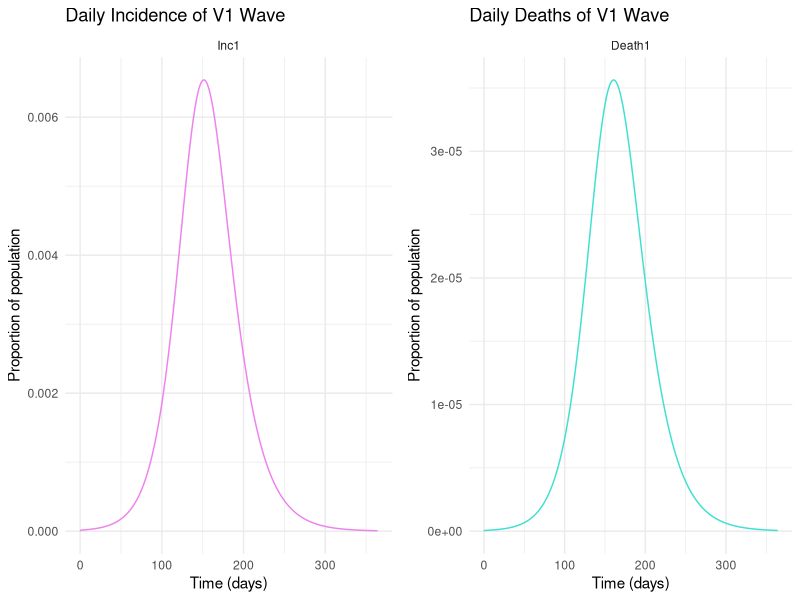
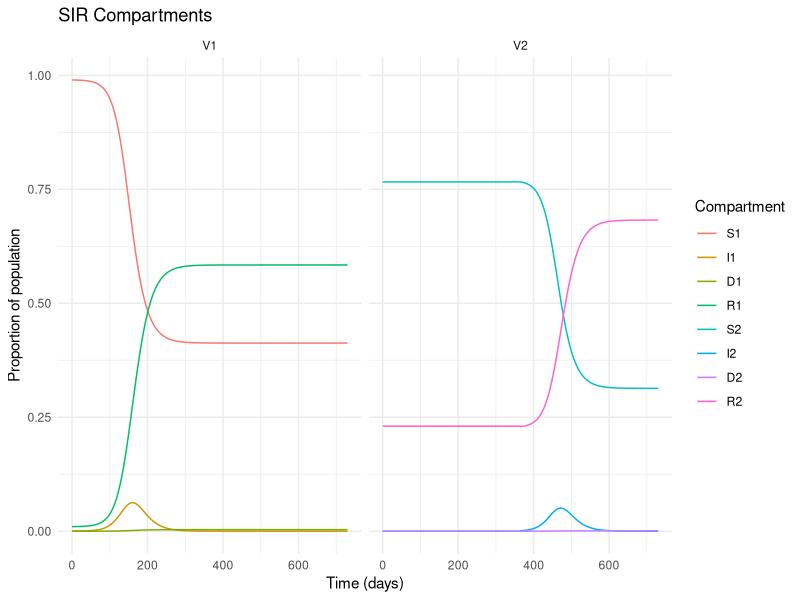
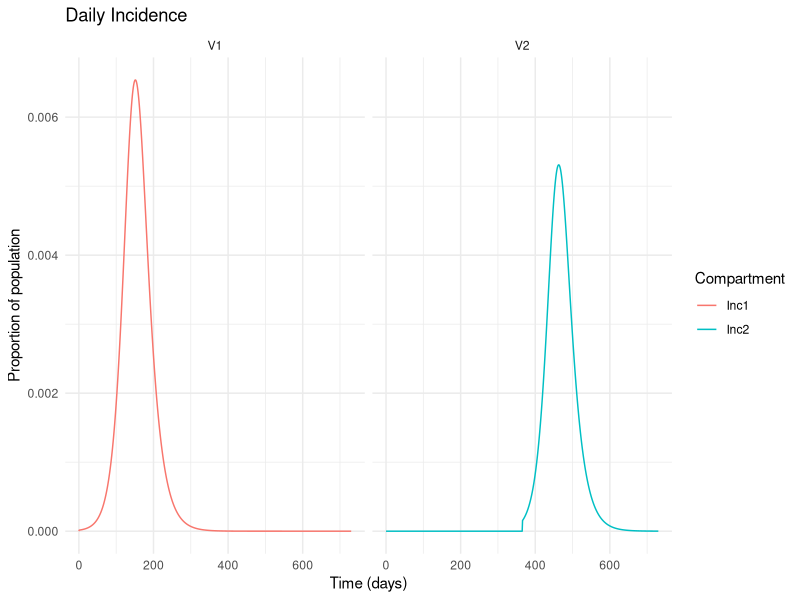
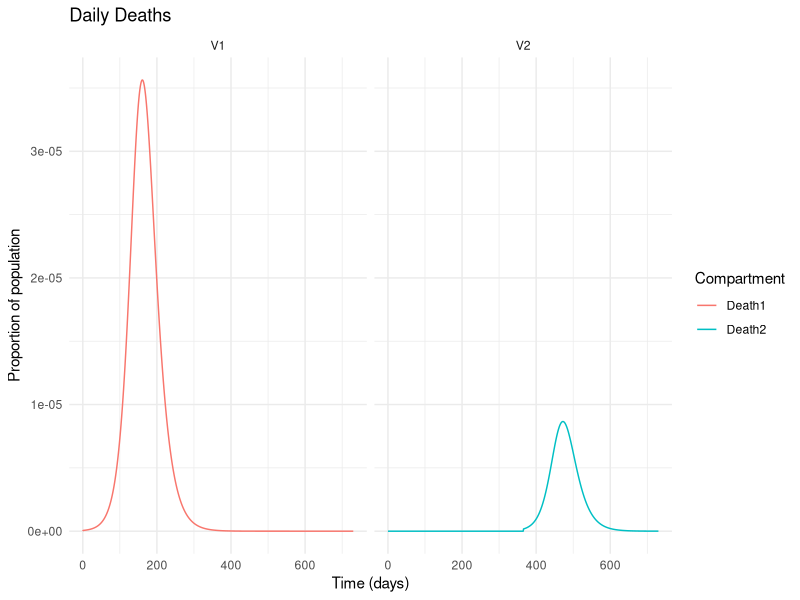
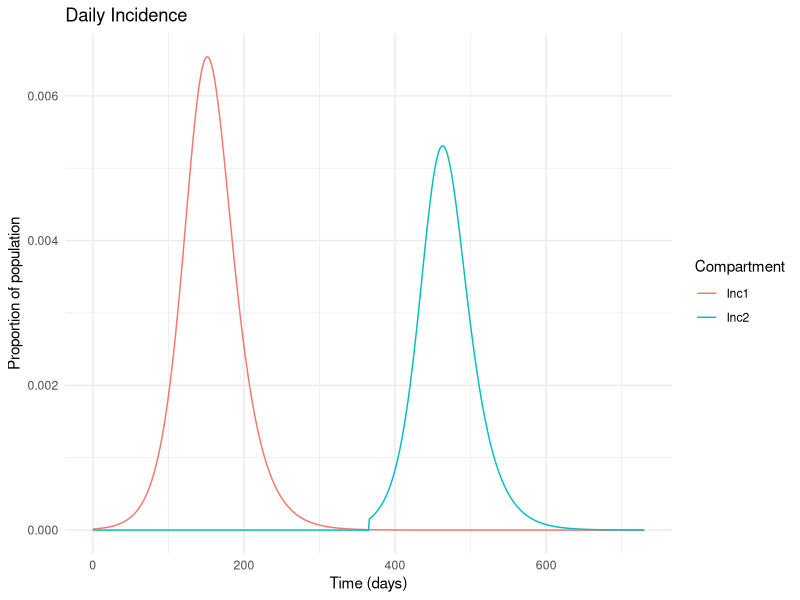
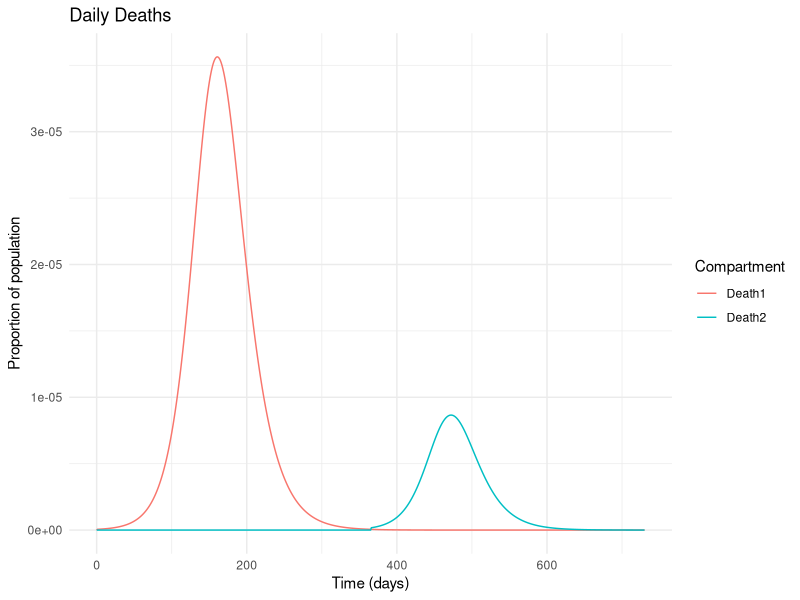
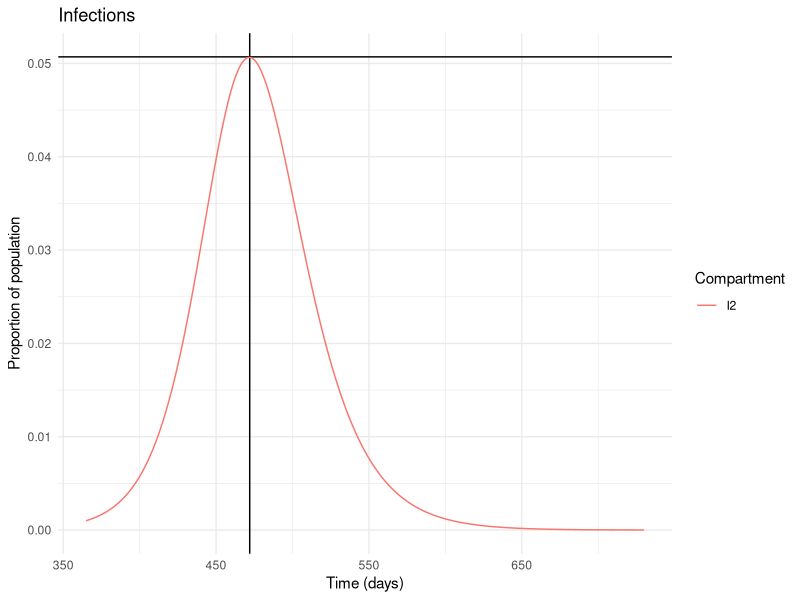
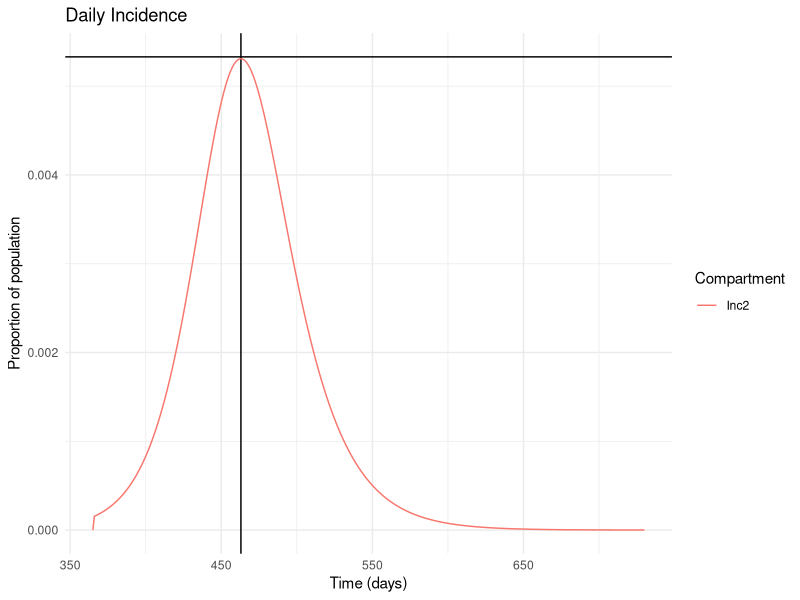

Write R code to recreate these figures, in order.
# Setup ####

library(deSolve)
library(tidyverse)
library(gridExtra)

# Parameters V1 ####
R0 <- 0.3*5.08 # Reproductive number of V1
gamma1 <- 1/10 # Latent rate of V1
mu1 <- 0.0057 # Proportion of infected individuals that die from V1
beta1 <- R0 * gamma1 * (1 - mu1) # Transmission rate of V1
rho_init <- 0.01 # proportion vaccinated against V1 before V1 wave
rho <- 0.05 # Proportion of population vaccinated against V1 after V1 wave
i2 <- 0.001 # Proportion of population infected with V2 when it is first detected
v2_day <-365 # Day on which V2 first detected
phia <- 1.3 # Degree to which V2 is more transmissible than V1
phib <- 1 # Degree to which latent rate of V2 is higher than V1
phic <- 0.325 # Degree to which V2 is a V1 vaccine escape
phid <- 0.3 # Degree to which V2 is more virulent than V1
phie <- 0.335 # What proportion of individuals recovered from V1 are immune to V2
time_stop <- 730 # Total days in model

col_infections <- "violet"
col_deaths <- "turquoise"

parameters <- c(
  beta1 <- beta1,
  gamma1 <- gamma1,
  phia <- phia,
  phib <- phib,
  phic <- phic,
  phid <- phid,
  phie <- phie,
  mu1 <- mu1,
  rho_init <- rho_init,
  rho <- rho,
  i2 <- i2,
  v2_day <- v2_day,
  time_stop <- time_stop
)

# Times V1 ####

time_start1 <- 0
time_stop1 <- time_stop
deltat1 <- 1
tps1 <- seq(time_start1, time_stop1, by=deltat1)


# Times V2 ####

time_start2 <- v2_day
time_stop2 <- time_stop
deltat2 <- 1
tps2 <- seq(time_start2, time_stop2, by=deltat2)

# Initial conditions V1 ####

S1_0 <- 1 - rho_init
I1_0 <- 0.0001
D1_0 <- 0
R1_0 <- rho_init
CInc1_0 <- 0
init1 <- c(S1 = S1_0, I1 = I1_0, D1 = D1_0, R1 = R1_0, CInc1 = CInc1_0)

# Define model V1 ####

covid_V1 <- function(time,state,parameters){
  with(as.list(c(state,parameters)),{
    dS1 <- - beta1 * S1 * I1
    dI1 <- beta1 * S1 * I1 - gamma1 * (1 - mu1) * I1 - gamma1 * mu1 * I1
    dD1 <- mu1 * gamma1 * I1
    dR1 <- (1 - mu1) * gamma1 * I1
    dCInc1 <- beta1 * S1 * I1
    
    return(list(c(dS1,dI1,dD1,dR1,dCInc1)))
  }
  )
}



# Define model V2 ####

covid_V2 <- function(time,state,parameters){
  with(as.list(c(state,parameters)),{
    
    beta2 <- phia * beta1
    gamma2 <- phib * gamma1
    mu2 <- phid * mu1
    
    dS2 <- - beta2 * S2 * I2
    dI2 <- beta2 * S2 * I2 - gamma2 * I2
    dD2 <- mu2 * gamma2 * I2
    dR2 <- (1 - mu2) * gamma2 * I2
    dCInc2 <- beta2 * S2 * I2
    
    return(list(c(dS2,dI2,dD2,dR2,dCInc2)))
  }
  )
}

# Run model 1 ####

out1 <- as.data.frame(ode(y=init1, times=tps1, func = covid_V1, parms = parameters))

# Initial conditions V2 ####

S2_0 <- 1 - rho*(1 - phic) - i2 - out1[v2_day,4] - phie*out1[v2_day,5]
I2_0 <- i2
D2_0 <- 0
R2_0 <- rho*(1 - phic) + phie*out1[v2_day,5]
CInc2_0 <- 0
init2 <- c(S2 = S2_0, I2 = I2_0, D2 = D2_0, R2 = R2_0, CInc2 = CInc2_0)


# Run model 2 and manipulate data ####

out2_growth <- ode(y=init2, times=tps2, func = covid_V2, parms = parameters)

out2_initial1 <- matrix(0:(v2_day-1), nrow=v2_day, ncol=1)
colnames(out2_initial1) <- c("time")

out2_initial2 <- matrix(rep((1 - rho*(1 - phic) - i2 - out1[time_stop,4] - phie*out1[time_stop,5]),v2_day), nrow=v2_day, ncol=1)
colnames(out2_initial2) <- c("S2")

out2_initial3 <- matrix(rep(0,v2_day), nrow = v2_day, ncol=1)
colnames(out2_initial3) <- c("I2")

out2_initial4 <- matrix(rep(0,v2_day), nrow = v2_day, ncol=1)
colnames(out2_initial4) <- c("D2")

out2_initial5 <- matrix(rep((rho*(1 - phic) + i2 + phie*out1[time_stop,5]),v2_day), nrow=v2_day, ncol=1)
colnames(out2_initial5) <- c("R2")

out2_initial6 <- matrix(rep(0,v2_day), nrow = v2_day, ncol=1)
colnames(out2_initial6) <- c("CInc2")

out2_initial <- cbind(out2_initial1,out2_initial2,out2_initial3,out2_initial4,out2_initial5,out2_initial6)
tail(out2_initial)

out2_combined <- rbind(out2_initial,out2_growth)

out2 <- as.data.frame(out2_combined)

out <- merge(out1,out2,by="time")

output <- as_tibble(out) %>% 
  mutate(P1 = S1+I1+D1+R1,
         P2 = S2+I2+D2+R2,
         Inc1 = c(0, diff(CInc1)),
         Inc2 = c(0, diff(CInc2)),
         Death1 = c(0, diff(D1)),
         Death2 = c(0, diff(D2))) %>% 
  pivot_longer(names_to = "variable", cols = !1) %>% 
  mutate(variant = ifelse(str_ends(variable, "2"), "V2", "V1")
  )

# V1 plots ####

plot1 <- output %>% 
  filter(variable %in% c("Inc1"), time<v2_day,) %>% 
  group_by(variable) %>%
  ggplot()+
  geom_line(aes(x = time, y=value, colour = as_factor(variable)),colour=col_infections)+
  theme_minimal() +
  labs(title = "Daily Incidence of V1 Wave", x=('Time (days)'), y =("Proportion of population"), colour="Compartment") +
  facet_wrap(~variable)

plot2 <- output %>% 
  filter(variable %in% c("Death1"), time<v2_day,) %>% 
  group_by(variable) %>%
  ggplot()+
  geom_line(aes(x = time, y=value, colour = as_factor(variable)),colour=col_deaths)+
  theme_minimal() +
  labs(title = "Daily Deaths of V1 Wave", x=('Time (days)'), y =("Proportion of population"), colour="Compartment") +
  facet_wrap(~variable)

grid.arrange(plot1, plot2, ncol=2)

# Other compartment plots ####

output %>% 
  filter(variable %in% c("S1", "I1", "D1", "R1", "S2", "I2", "D2", "R2")) %>% 
  group_by(variable) %>%
  ggplot()+
  geom_line(aes(x = time, y=value, colour = as_factor(variable)))+
  theme_minimal() +
  labs(title = "SIR Compartments", x=('Time (days)'), y =("Proportion of population"), colour="Compartment") +
  facet_wrap(~variant)

output %>% 
  filter(variable %in% c("Inc1", "Inc2")) %>% 
  group_by(variable) %>%
  ggplot()+
  geom_line(aes(x = time, y=value, colour = as_factor(variable)))+
  theme_minimal() +
  labs(title = "Daily Incidence", x=('Time (days)'), y =("Proportion of population"), colour="Compartment") +
  facet_wrap(~variant)

output %>% 
  filter(variable %in% c("Death1", "Death2")) %>% 
  group_by(variable) %>%
  ggplot()+
  geom_line(aes(x = time, y=value, colour = as_factor(variable)))+
  theme_minimal() +
  labs(title = "Daily Deaths", x=('Time (days)'), y =("Proportion of population"), colour="Compartment") +
  facet_wrap(~variant)

output %>% 
  filter(variable %in% c("Inc1", "Inc2")) %>% 
  group_by(variable) %>%
  ggplot()+
  geom_line(aes(x = time, y=value, colour = as_factor(variable)))+
  theme_minimal() +
    labs(title = "Daily Incidence", x=('Time (days)'), y =("Proportion of population"), colour="Compartment")# +

output %>% 
  filter(variable %in% c("Death1", "Death2")) %>% 
  group_by(variable) %>%
  ggplot()+
  geom_line(aes(x = time, y=value, colour = as_factor(variable)))+
  theme_minimal() +
  labs(title = "Daily Deaths", x=('Time (days)'), y =("Proportion of population"), colour="Compartment")


# Gathering results ####

output %>% 
  filter(variable %in% c("I2")) %>% 
  group_by(variable) %>%
  ggplot()+
  xlim(v2_day,time_stop) +
  geom_vline(xintercept=v2_day+107) +
  geom_hline(yintercept=0.0507) +
  geom_line(aes(x = time, y=value, colour = as_factor(variable)))+
  theme_minimal() +
  labs(title = "Infections", x=('Time (days)'), y =("Proportion of population"), colour="Compartment")

output %>% 
  filter(variable %in% c("Inc2")) %>% 
  group_by(variable) %>%
  ggplot()+
  geom_vline(xintercept=v2_day+98) +
  geom_hline(yintercept=0.00533) +
  xlim(v2_day,time_stop) +
  geom_line(aes(x = time, y=value, colour = as_factor(variable)))+
  theme_minimal() +
  labs(title = "Daily Incidence", x=('Time (days)'), y =("Proportion of population"), colour="Compartment")

tail(out2_growth)

# *BEWARE - CAN BE LONG TO RUN* Sensitivity analysis - all five parameters on INFECTIONS ####

phia_vector<-seq(0.75,3.4,by=0.6625) 
phib_vector<-seq(1,1,by=1) 
phic_vector<-seq(0.5,0.875,by=0.09375) 
phid_vector<-seq(0.1,2,by=0.475) 
phie_vector<-seq(0.17,0.5,by=0.0825) 

result3<-matrix(0,nrow = 1,ncol = 7)
colnames(result3)<-c("time","I","phic","phia","phid","phib","phie")
result3<-as.data.frame(result3)
for (m in 1:length(phie_vector)){
  for(l in 1:length(phib_vector)){
    for (k in 1:length(phid_vector)){
      for (j in 1:length(phia_vector)){
        for (i in 1:length(phic_vector)){
          parameters["phic"]<-phic_vector[i]
          parameters["phia"]<-phia_vector[j]
          parameters["phid"]<-phid_vector[k]
          parameters["phib"]<-phib_vector[l]
          parameters["phie"]<-phie_vector[m]
          
          S2_0 <- 1 - rho*(1 - phic_vector[i]) - i2 - out1[v2_day,4] - phie_vector[m]*out1[v2_day,5]
          I2_0 <- i2
          D2_0 <- 0
          R2_0 <- rho*(1 - phic_vector[i]) + phie_vector[m]*out1[v2_day,5]
          CInc2_0 <- 0
          init2 <- c(S2 = S2_0, I2 = I2_0, D2 = D2_0, R2 = R2_0, CInc2 = CInc2_0)
          
          out_aux <- ode(y = init2, times = tps2, func = covid_V2, parms = parameters) 
          
          aux_mat<-cbind(out_aux[,c(1,3)],rep(phic_vector[i],length(tps2)), rep(phic_vector[j],length(tps2)), rep(phic_vector[k],length(tps2)), rep(phic_vector[l],length(tps2)), rep(phic_vector[m],length(tps2)))

          colnames(aux_mat)<-c("time","I","phic","phia","phid","phib","phie")
          result3<-rbind(result3,aux_mat)
        }
      }
    }
  }
}

result3 <- pivot_longer(result3, names_to="phi", cols=3:7 )



p13 <- out1 %>% 
  ggplot() +
  geom_line(aes(x=time,y=I1),colour=col_infections) +
  xlim(0,v2_day) + 
  ylim(0,0.4) +
  theme_minimal() +
  labs(title = "V1 Infections", x=('Time (days)'), y="Proportion of population")

p14 <- result3 %>% 
  ggplot() +
  geom_line(aes(x=time,y=I),colour=col_infections) +
  xlim(v2_day,time_stop) +
  ylim(0,0.4) +
  theme_minimal() +
  labs(title = "V2 Infections", x=('Time (days)'), y =("Proportion of population"))

grid.arrange(p13, p14,  nrow=2)

# *BEWARE - CAN BE LONG TO RUN* Sensitivity analysis - all five parameters on CUMULATIVE DEATHS ####

phia_vector<-seq(0.75,3.4,by=0.6625) 
phib_vector<-seq(1,1,by=1) 
phic_vector<-seq(0.5,0.875,by=0.09375) 
phid_vector<-seq(0.1,2,by=0.475) 
phie_vector<-seq(0.17,0.5,by=0.0825) 

result4<-matrix(0,nrow = 1,ncol = 7)
colnames(result4)<-c("time","D","phic","phia","phid","phib","phie")
result4<-as.data.frame(result4)
for (m in 1:length(phie_vector)){
  for(l in 1:length(phib_vector)){
    for (k in 1:length(phid_vector)){
      for (j in 1:length(phia_vector)){
        for (i in 1:length(phic_vector)){
          parameters["phic"]<-phic_vector[i]
          parameters["phia"]<-phia_vector[j]
          parameters["phid"]<-phid_vector[k]
          parameters["phib"]<-phib_vector[l]
          parameters["phie"]<-phie_vector[m]
          
          S2_0 <- 1 - rho*(1 - phic_vector[i]) - i2 - out1[v2_day,4] - phie_vector[m]*out1[v2_day,5]
          I2_0 <- i2
          D2_0 <- 0
          R2_0 <- rho*(1 - phic_vector[i]) + phie_vector[m]*out1[v2_day,5]
          CInc2_0 <- 0
          init2 <- c(S2 = S2_0, I2 = I2_0, D2 = D2_0, R2 = R2_0, CInc2 = CInc2_0)
          
          out_aux <- ode(y = init2, times = tps2, func = covid_V2, parms = parameters) 
          
          aux_mat<-cbind(out_aux[,c(1,4)],rep(phic_vector[i],length(tps2)), rep(phic_vector[j],length(tps2)), rep(phic_vector[k],length(tps2)), rep(phic_vector[l],length(tps2)), rep(phic_vector[m],length(tps2)))
          
          colnames(aux_mat)<-c("time","D","phic","phia","phid","phib","phie")
          result4<-rbind(result4,aux_mat)
        }
      }
    }
  }
}

result4 <- pivot_longer(result4, names_to="phi", cols=3:7 )

p15 <- out1 %>% 
  ggplot() +
  geom_line(aes(x=time,y=D1),colour=col_deaths) +
  xlim(0,v2_day) + 
  ylim(0,0.0125) +
  theme_minimal() +
  labs(title = "V1 Cumulative Deaths", x=('Time (days)'), y="Proportion of population")

p16 <- result4 %>% 
  ggplot() +
  geom_line(aes(x=time,y=D),colour=col_deaths) +
  xlim(v2_day,time_stop) +
  ylim(0,0.0125) +
  theme_minimal() +
  labs(title = "V2 Cumulative Deaths", x=('Time (days)'), y =("Proportion of population"))

grid.arrange(p15, p16,  nrow=2)

# Sensitivity analysis  - vaccine escape and cross immunity on cumulative INFECTIONS ####

parameters["phia"] <- 1.25 # Transmission rate
parameters["phib"] <- 1 # Latent rate
phic_vector<-seq(0.5,0.875,by=0.09375) # Vaccine escape
parameters["phid"] <- 0.25 # Virulence
phie_vector<-seq(0.17,0.5,by=0.0825) # Cross immunity

cumulative_infections_result<-matrix(0,nrow = length(phic_vector),length(phie_vector)) 
for (i in 1:length(phic_vector)){
  for (j in 1:length(phie_vector)){
    parameters["phic"]<-phic_vector[i] # Virulence mu
    parameters["phie"]<-phie_vector[j] # Transmissibility beta
    
    S2_0 <- 1 - rho*(1 - phic_vector[i]) - i2 - out1[v2_day,4] - phie_vector[j]*out1[v2_day,5]
    I2_0 <- i2
    D2_0 <- 0
    R2_0 <- rho*(1 - phic_vector[i]) + phie_vector[j]*out1[v2_day,5]
    CInc2_0 <- 0
    init2 <- c(S2 = S2_0, I2 = I2_0, D2 = D2_0, R2 = R2_0, CInc2 = CInc2_0)
    
    out <- ode(y = init2, times = tps2, func = covid_V2, parms = parameters) 
    
    cumulative_infections_result[i,j]<-tail(out[,6],1) 
  }
}

#contour plot of a matrix. don't want to draw the x or y axis. give labels. 10 levels:
contour(cumulative_infections_result,xaxt = "n", yaxt = "n",ylab="Cross Immunity phi_e",xlab="Vaccine Escape phi_c",nlevels = 10,labcex=1.3,col = hcl.colors(11, "Temps"),lwd =2)
axis(1, at=1:length(phic_vector)/length(phic_vector), labels=phic_vector)
axis(2, at=1:length(phie_vector)/length(phie_vector), labels=phie_vector)
title("Cumulative Infections (proportion of population)")


# Sensitivity analysis - worst case with beta on INFECTIONS ####

phia_vector<-seq(0.75,3.4,by=0.53) 
parameters["phib"] <- 1 # Latent rate
parameters["phic"] <- 0.875 # Vaccine escape
parameters["phid"] <- 2 # Virulence
parameters["phie"] <- 0.17 # Cross immunity

result_phia<-matrix(0,nrow = 1,ncol = 3)
colnames(result_phia)<-c("time","I","phia")
result_phia<-as.data.frame(result_phia)
for (i in 1:length(phia_vector)){
  parameters["phia"]<-phia_vector[i]
  out_aux <- ode(y = init2, times = tps2, func = covid_V2, parms = parameters) 
  
  aux_mat<-cbind(out_aux[,c(1,3)],rep(phia_vector[i],length(tps2)))
  colnames(aux_mat)<-c("time","I","phia")
  result_phia<-rbind(result_phia,aux_mat)
}

p1 <- out1 %>% 
  ggplot() +
  geom_line(aes(x=time,y=I1)) +
  xlim(0,v2_day) + 
  ylim(0,0.25) +
  theme_minimal() +
  labs(title = "V1 Infections", x=('Time (days)'), y="Proportion of population")

p2 <- result_phia %>% 
  ggplot() +
  geom_line(aes(x=time,y=I,colour=as.factor(phia))) +
  xlim(v2_day,time_stop) +
  ylim(0,0.25) +
  theme_minimal() +
  labs(title = "V2 Infections", x=('Time (days)'), y =(" "), colour="Beta Multiplying Factor")

grid.arrange(p1, p2, widths=c(0.38, 0.62), ncol=2)

# Sensitivity analysis - cross immunity on INFECTIONS ####

parameters["phia"] <- 1.25 # Transmissibility
parameters["phib"] <- 1 # Latent rate
parameters["phic"] <- 0.6 # Vaccine escape
parameters["phid"] <- 0.25 # Virulence
phie_vector<-seq(0.17,0.5,by=0.0825) 

result_phie<-matrix(0,nrow = 1,ncol = 3)
colnames(result_phie)<-c("time","I","phie")
result_phie<-as.data.frame(result_phie)
for (i in 1:length(phie_vector)){
  parameters["phie"]<-phie_vector[i]
  
  out1 <- as.data.frame(ode(y=init1, times=tps1, func = covid_V1, parms = parameters))
  
  S2_0 <- 1 - rho*(1 - phic) - i2 - out1[v2_day,4] - phie_vector[i]*out1[v2_day,5]
  I2_0 <- i2
  D2_0 <- 0
  R2_0 <- rho*(1 - phic) + phie_vector[i]*out1[v2_day,5]
  CInc2_0 <- 0
  init2 <- c(S2 = S2_0, I2 = I2_0, D2 = D2_0, R2 = R2_0, CInc2 = CInc2_0)
  
  out_aux <- ode(y = init2, times = tps2, func = covid_V2, parms = parameters) 
  
  aux_mat<-cbind(out_aux[,c(1,3)],rep(phie_vector[i],length(tps2)))
  colnames(aux_mat)<-c("time","I","phie")
  result_phie<-rbind(result_phie,aux_mat)
}

p7 <- out1 %>% 
  ggplot() +
  geom_line(aes(x=time,y=I1)) +
  xlim(0,v2_day) + 
  ylim(0,0.1) +
  theme_minimal() +
  labs(title = "V1 Infections", x=('Time (days)'), y="Proportion of population")

p8 <- result_phie %>% 
  ggplot() +
  geom_line(aes(x=time,y=I,colour=as.factor(phie))) +
  xlim(v2_day,time_stop) +
  ylim(0,0.1) +
  theme_minimal() +
  labs(title = "V2 Infections", x=('Time (days)'), y =(" "), colour="Cross Immunity")

grid.arrange(p7, p8, widths=c(0.4,0.6), ncol=2)


# 1 MONTH LATER - Sensitivity analysis - all three parameters on INFECTIONS ####

phia_vector<-seq(1.1,1.5,by=0.1) # Beta
parameters["phib"] <- 1 # Latent rate
phic_vector<-seq(0.25,0.4,by=0.05) # Vaccine escape
phid_vector<-seq(0.1,0.5,by=0.1) # Virulence
parameters["phie"] <- 0.3 # Cross immunity


result1<-matrix(0,nrow = 1,ncol = 5)
colnames(result1)<-c("time","I","phic","phia","phid")
result1<-as.data.frame(result1)
for (k in 1:length(phid_vector)){
 for (j in 1:length(phia_vector)){
  for (i in 1:length(phic_vector)){
    parameters["phic"]<-phic_vector[i]
    parameters["phia"]<-phia_vector[j]
    parameters["phid"]<-phid_vector[k]
    
    
    S2_0 <- 1 - rho*(1 - phic_vector[i]) - i2 - out1[v2_day,4] - phie*out1[v2_day,5]
    I2_0 <- i2
    D2_0 <- 0
    R2_0 <- rho*(1 - phic_vector[i]) + phie*out1[v2_day,5]
    CInc2_0 <- 0
    init2 <- c(S2 = S2_0, I2 = I2_0, D2 = D2_0, R2 = R2_0, CInc2 = CInc2_0)
    
    out_aux <- ode(y = init2, times = tps2, func = covid_V2, parms = parameters) 

    aux_mat<-cbind(out_aux[,c(1,3)],rep(phic_vector[i],length(tps2)), rep(phic_vector[j],length(tps2)), rep(phic_vector[k],length(tps2)))

    colnames(aux_mat)<-c("time","I","phic","phia","phid")
    result1<-rbind(result1,aux_mat)
  }
 }
}
result1 <- pivot_longer(result1, names_to="phi", cols=3:5 )


p9 <- out1 %>% 
  ggplot() +
  geom_line(aes(x=time,y=I1),colour=col_infections) +
  xlim(0,v2_day) + 
  ylim(0,0.07) +
  theme_minimal() +
  labs(title = "V1 Infections", x=('Time (days)'), y="Proportion of population")

p10 <- result1 %>% 
  ggplot() +
  geom_line(aes(x=time,y=I),colour=col_infections) +
  xlim(v2_day,time_stop) +
  ylim(0,0.07) +
  theme_minimal() +
  labs(title = "V2 Infections", x=('Time (days)'), y =("Proportion of population"))

grid.arrange(p9, p10, nrow=2)


# 1 MONTH LATER - Sensitivity analysis - all three parameters on CUMULATIVE DEATHS ####

phia_vector<-seq(1.1,1.5,by=0.1) # Beta
parameters["phib"] <- 1 # Latent rate
phic_vector<-seq(0.25,0.4,by=0.05) # Vaccine escape
phid_vector<-seq(0.1,0.5,by=0.1) # Virulence
parameters["phie"] <- 0.3 # Cross immunity


result2<-matrix(0,nrow = 1,ncol = 5)
colnames(result2)<-c("time","D","phic","phia","phid")
result2<-as.data.frame(result2)
for (k in 1:length(phid_vector)){
  for (j in 1:length(phia_vector)){
    for (i in 1:length(phic_vector)){
      parameters["phic"]<-phic_vector[i]
      parameters["phia"]<-phia_vector[j]
      parameters["phid"]<-phid_vector[k]
     
      S2_0 <- 1 - rho*(1 - phic_vector[i]) - i2 - out1[v2_day,4] - phie*out1[v2_day,5]
      I2_0 <- i2
      D2_0 <- 0
      R2_0 <- rho*(1 - phic_vector[i]) + phie*out1[v2_day,5]
      CInc2_0 <- 0
      init2 <- c(S2 = S2_0, I2 = I2_0, D2 = D2_0, R2 = R2_0, CInc2 = CInc2_0)
      
      out_aux <- ode(y = init2, times = tps2, func = covid_V2, parms = parameters) 
      
      aux_mat<-cbind(out_aux[,c(1,4)],rep(phic_vector[i],length(tps2)), rep(phic_vector[j],length(tps2)), rep(phic_vector[k],length(tps2)))

      colnames(aux_mat)<-c("time","D","phic","phia","phid")
      result2<-rbind(result2,aux_mat)
    }
  }
}
result2 <- pivot_longer(result2, names_to="phi", cols=3:5 )


p11 <- out1 %>% 
  ggplot() +
  geom_line(aes(x=time,y=D1),colour=col_deaths) +
  xlim(0,v2_day) + 
  ylim(0,0.004) +
  theme_minimal() +
  labs(title = "V1 Cumulative Deaths", x=('Time (days)'), y="Proportion of population")

p12 <- result2 %>% 
  ggplot() +
  geom_line(aes(x=time,y=D),colour=col_deaths) +
  xlim(v2_day,time_stop) +
  ylim(0,0.004) +
  theme_minimal() +
  labs(title = "V2 Cumulative Deaths", x=('Time (days)'), y =("Proportion of population"))

grid.arrange(p11, p12, nrow=2)

# 1 MONTH LATER - Sensitivity analysis - cross immunity on INFECTIONS ####

parameters["phia"] <- 1.3 # Transmissibility
parameters["phib"] <- 1 # Latent rate
parameters["phic"] <- 0.325 # Vaccine escape
parameters["phid"] <- 0.2 # Virulence
phie_vector<-seq(0.17,0.5,by=0.0825) 

result_phie<-matrix(0,nrow = 1,ncol = 3)
colnames(result_phie)<-c("time","I","phie")
result_phie<-as.data.frame(result_phie)
for (i in 1:length(phie_vector)){
  parameters["phie"]<-phie_vector[i]
  
  out1 <- as.data.frame(ode(y=init1, times=tps1, func = covid_V1, parms = parameters))
  
  S2_0 <- 1 - rho*(1 - phic) - i2 - out1[v2_day,4] - phie_vector[i]*out1[v2_day,5]
  I2_0 <- i2
  D2_0 <- 0
  R2_0 <- rho*(1 - phic) + phie_vector[i]*out1[v2_day,5]
  CInc2_0 <- 0
  init2 <- c(S2 = S2_0, I2 = I2_0, D2 = D2_0, R2 = R2_0, CInc2 = CInc2_0)
  
  out_aux <- ode(y = init2, times = tps2, func = covid_V2, parms = parameters) 

  aux_mat<-cbind(out_aux[,c(1,3)],rep(phie_vector[i],length(tps2)))
  colnames(aux_mat)<-c("time","I","phie")
  result_phie<-rbind(result_phie,aux_mat)
}

p17 <- out1 %>% 
  ggplot() +
  geom_line(aes(x=time,y=I1)) +
  xlim(0,v2_day) + 
  ylim(0,0.1) +
  theme_minimal() +
  labs(title = "V1 Infections", x=('Time (days)'), y="Proportion of population")

p18 <- result_phie %>% 
  ggplot() +
  geom_line(aes(x=time,y=I,colour=as.factor(phie))) +
  xlim(v2_day,time_stop) +
  ylim(0,0.1) +
  theme_minimal() +
  labs(title = "V2 Infections", x=('Time (days)'), y =(" "), colour="Cross Immunity")

grid.arrange(p17, p18, widths=c(0.4,0.6), ncol=2)
